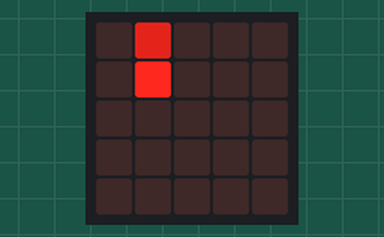
A program run on a simulated BBC micro:bit (MakeCode). Shown: the board's 5×5 LED display. Dim RGB values are drawn brighter than linear; random numbers come from a fixed seed.

Above: at 0.1 s.
At 4.99 s:
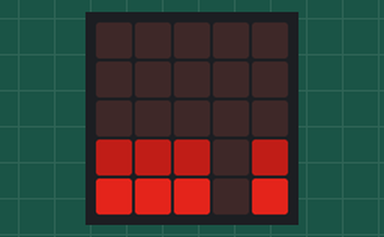
At 9.88 s:
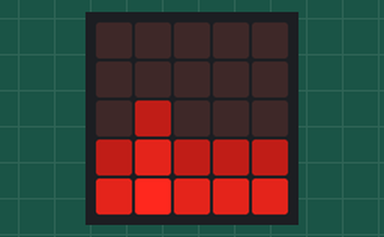
At 19.88 s:
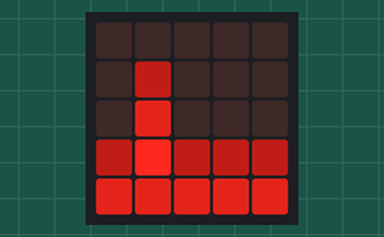
At 29.69 s:
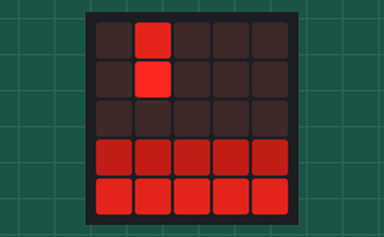
At 39.68 s:
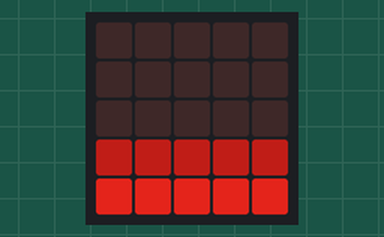

The program:

main.ts
```typescript
let y = 0
let x = 0
let y1 = 0
let y2 = 0
let y3 = 0
basic.forever(function () {
    y = 0
    x = randint(0, 4)
    led.plot(x, y)
    while (led.point(x, y)) {
        y += 1
        led.plotBrightness(x, y, 255)
        y1 = y - 1
        led.plotBrightness(x, y1, 170)
        y2 = y1 - 1
        led.plotBrightness(x, y2, 85)
        y3 = y2 - 1
        led.plotBrightness(x, y3, 0)
        basic.pause(200)
    }
})
```

test.ts
```typescript
// les tests vont ici ; cela ne sera pas compilé si ce paquet est utilisé en tant qu'extension.
```
